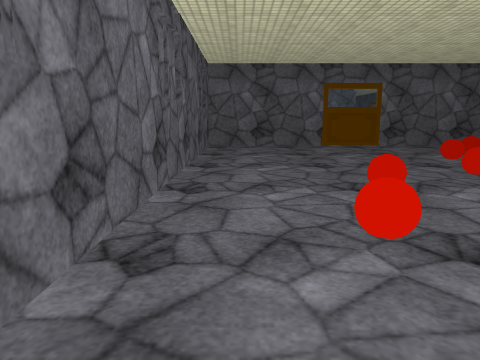
view 1 (above)

19 first-person views from a walk through a Unity game level. The camera is 1.2 m above the floor, tilts 10° down and sees 70° across. The floor is counted in squares, 1 m on a side. Each view is taken from the middle of a square. On the plan, view 1 faces up. The plan holds only what a view shows up to about 14 squares ahead; the rest is blank. The place goes on beyond the plan. The player is left out. Some surface patterns are stand-ins.

view 2
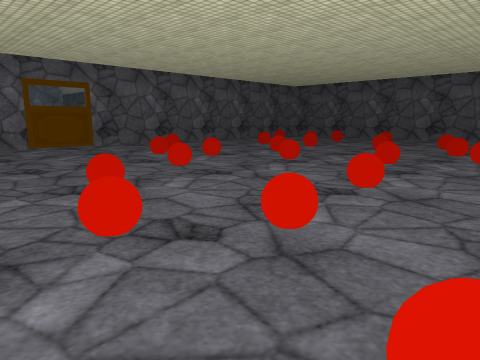

view 3
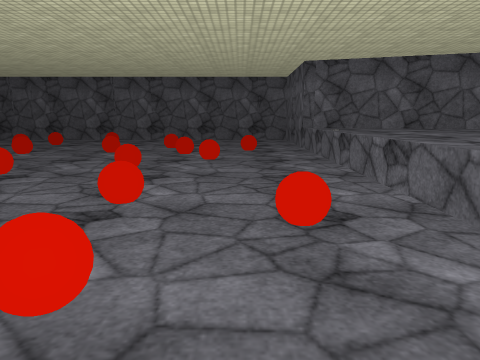

view 4
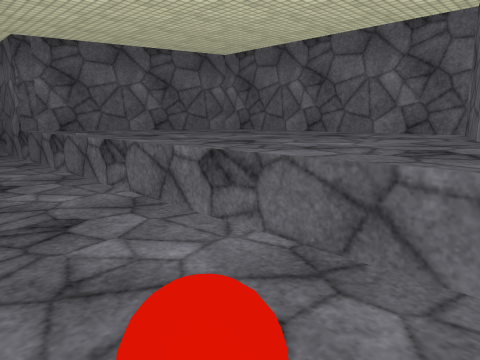

view 5
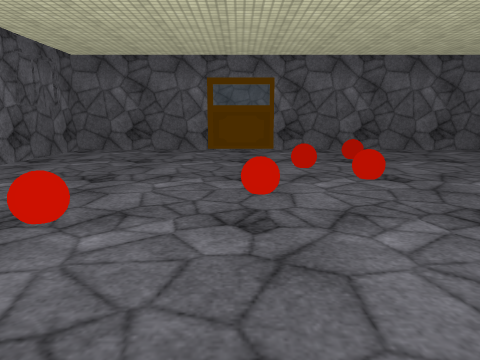

view 6
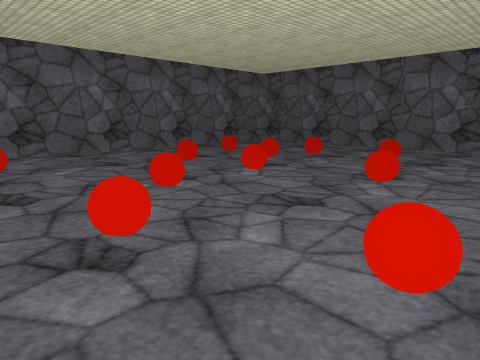

view 7
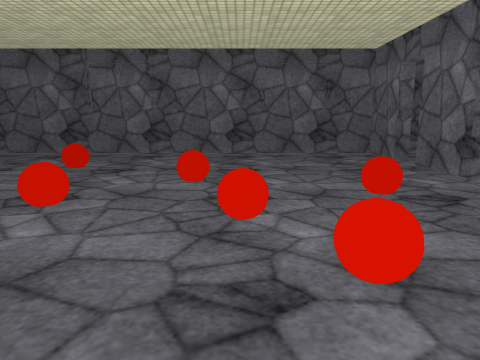

view 8
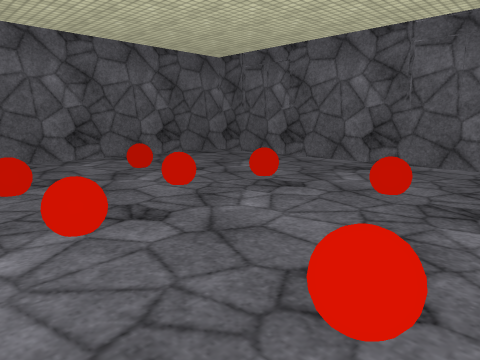

view 9
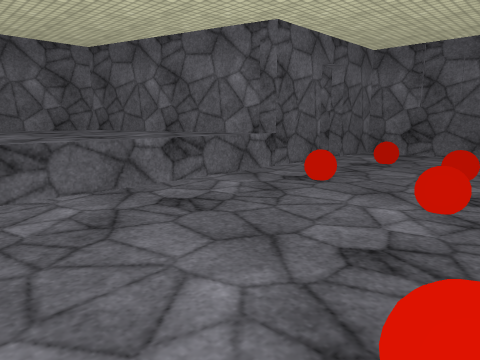

view 10
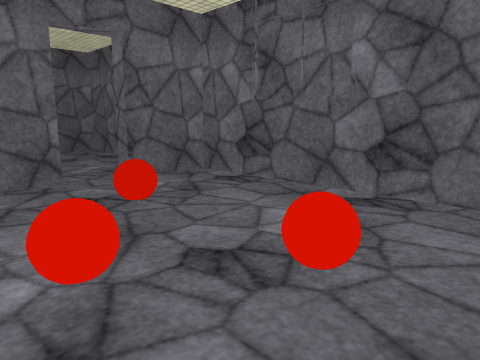

view 11
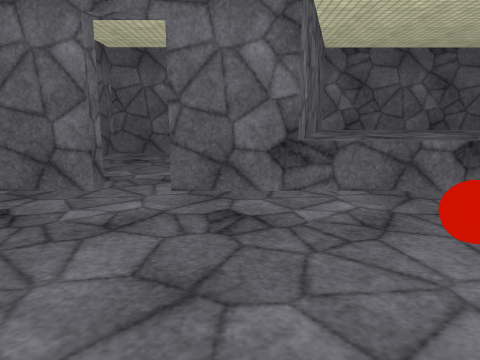

view 12
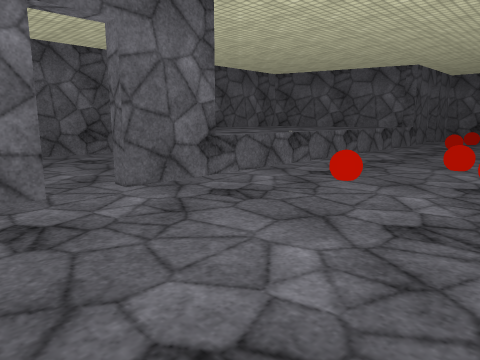

view 13
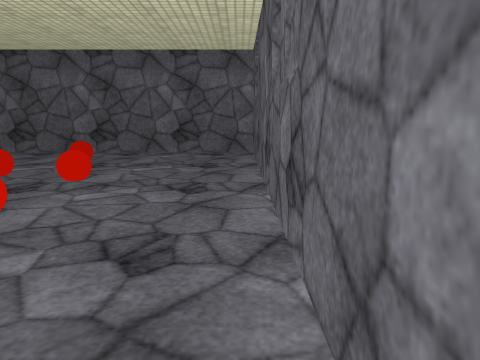

view 14
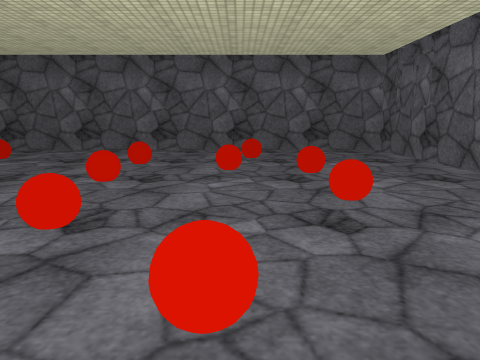

view 15
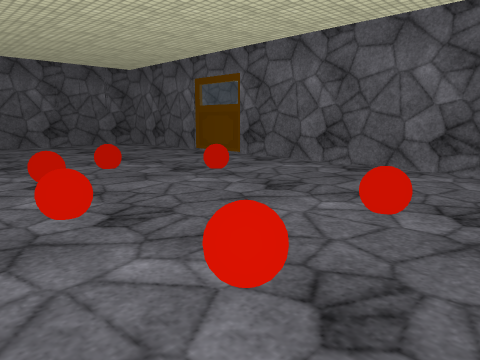

view 16
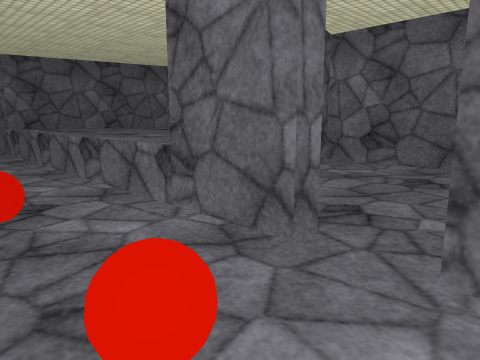

view 17
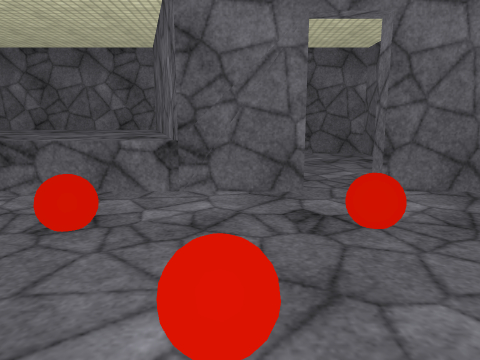

view 18
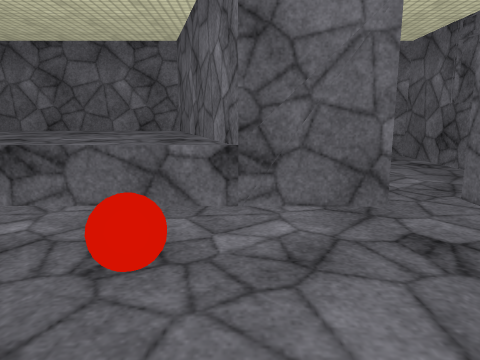

view 19
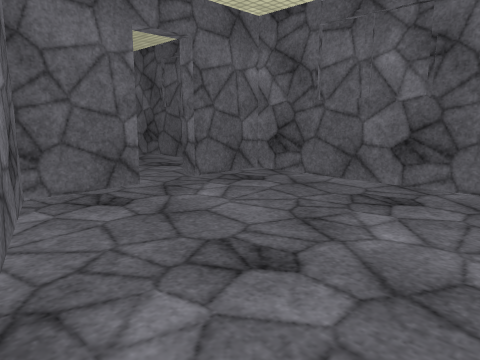

### Floor plan
Key: @ floor where view 1 was taken; # wall or solid block; . floor; ^ raised ledge; B red ball; O other object.
Columns run from 2 left of view 1 to 22 right of it. Each row starts with its distance up from view 1.
 16  ########################
 15 #.......................#
 14 #.......................#
 13 #.........B.......B.....#
 12 #.......................#
 11 #........B..............#
 10 #.......................#
  9 #.........B....B........#
  8 #......B....B...........#
  7 #...................B...#
  6 #....B.....B....B.......#
  5 #.......................#
  4 #.................B.....#
  3 #.......O......B........#
  2 #.......................#
  1 #................B......#
  0 #.@.B..B................#
 -1 #.......................#
 -2  ##.###^^^^^^^^^^^###.###
 -3 #.....#^^^^^^^^^^^#.....#
 -4 #......#^^^^^^^^^#......#
 -5 #......#^^^^^^^^^#......#
 -6 #......#^^^^^^^^^#......#
 -7 #......#^^^^^^^^^#......#
 -8 #.......#^^^^^^^#.... ..#
 -9  #######         ########

Where each view was taken, in squares from view 1:
view 1: 0 up, 0 right, facing up
view 2: 0 up, 0 right, facing up-right
view 3: 1 up, 1 right, facing right
view 4: 1 up, 4 right, facing down-right
view 5: 2 up, 5 right, facing up
view 6: 3 up, 7 right, facing up-right
view 7: 3 up, 9 right, facing right
view 8: 5 up, 12 right, facing up-right
view 9: 4 up, 11 right, facing down-left
view 10: 5 up, 4 right, facing down-left
view 11: 4 up, 17 right, facing down
view 12: 4 up, 21 right, facing down-left
view 13: 3 up, 21 right, facing up
view 14: 2 up, 16 right, facing up
view 15: 7 up, 15 right, facing up-left
view 16: 1 up, 0 right, facing down-right
view 17: 4 up, 3 right, facing down
view 18: 3 up, 4 right, facing down
view 19: 8 down, 15 right, facing up-right
